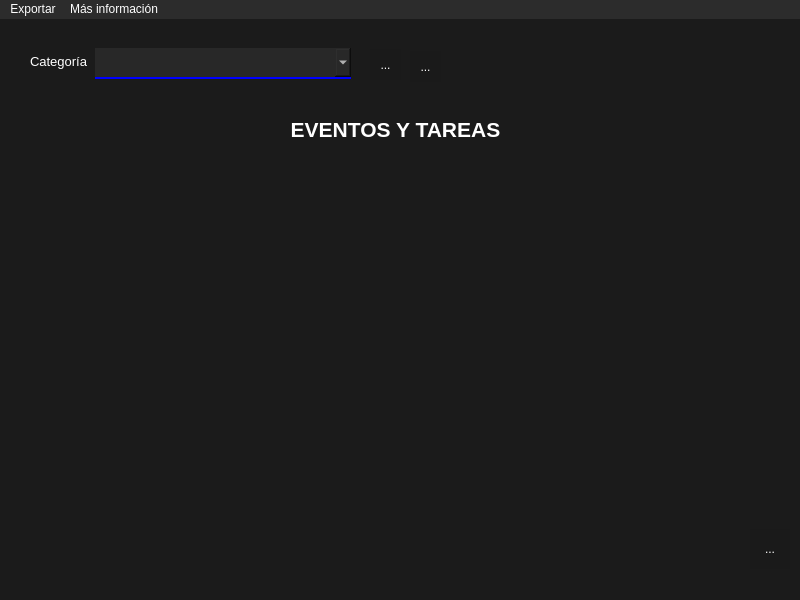
<?xml version="1.0" encoding="UTF-8"?>
<ui version="4.0">
 <class>eventos</class>
 <widget class="QMainWindow" name="eventos">
  <property name="windowModality">
   <enum>Qt::WindowModality::WindowModal</enum>
  </property>
  <property name="geometry">
   <rect>
    <x>0</x>
    <y>0</y>
    <width>800</width>
    <height>600</height>
   </rect>
  </property>
  <property name="maximumSize">
   <size>
    <width>800</width>
    <height>600</height>
   </size>
  </property>
  <property name="windowTitle">
   <string>Eventos planificados</string>
  </property>
  <property name="windowIcon">
   <iconset>
    <normaloff>../recursos/iconos/eventos.png</normaloff>../recursos/iconos/eventos.png</iconset>
  </property>
  <property name="styleSheet">
   <string notr="true">color: rgb(255, 255, 255);
background-color: rgb(27, 27, 27);</string>
  </property>
  <widget class="QWidget" name="centralwidget">
   <widget class="QWidget" name="formLayoutWidget">
    <property name="geometry">
     <rect>
      <x>30</x>
      <y>29</y>
      <width>321</width>
      <height>31</height>
     </rect>
    </property>
    <layout class="QFormLayout" name="formLayout">
     <item row="0" column="0">
      <widget class="QLabel" name="categoriaLabel">
       <property name="font">
        <font>
         <pointsize>10</pointsize>
        </font>
       </property>
       <property name="text">
        <string>Categoría</string>
       </property>
      </widget>
     </item>
     <item row="0" column="1">
      <widget class="QComboBox" name="categoriaComboBox">
       <property name="sizePolicy">
        <sizepolicy hsizetype="Preferred" vsizetype="MinimumExpanding">
         <horstretch>0</horstretch>
         <verstretch>0</verstretch>
        </sizepolicy>
       </property>
       <property name="styleSheet">
        <string notr="true">color:white; border-top: none;
    border-left: none;
    border-right: none;
    border-bottom: 2px solid blue;
background-color: rgb(40, 40, 40);
padding-left:5px;</string>
       </property>
      </widget>
     </item>
    </layout>
   </widget>
   <widget class="QLabel" name="label">
    <property name="geometry">
     <rect>
      <x>30</x>
      <y>100</y>
      <width>731</width>
      <height>21</height>
     </rect>
    </property>
    <property name="font">
     <font>
      <pointsize>16</pointsize>
      <bold>true</bold>
     </font>
    </property>
    <property name="text">
     <string>EVENTOS Y TAREAS</string>
    </property>
    <property name="alignment">
     <set>Qt::AlignmentFlag::AlignCenter</set>
    </property>
   </widget>
   <widget class="QScrollArea" name="scrollArea">
    <property name="geometry">
     <rect>
      <x>99</x>
      <y>150</y>
      <width>591</width>
      <height>391</height>
     </rect>
    </property>
    <property name="styleSheet">
     <string notr="true">QScrollArea {border:none;}

/* Estilo general para la barra de scroll vertical DENTRO de un QScrollArea */
            QScrollArea QScrollBar:vertical {
                border: none; /* Sin borde */
                background: #2a2a2a; /* Color de fondo del riel (gris muy oscuro) */
                width: 12px; /* Ancho de la barra vertical */
                /* margin: 0px 0 0px 0; /* Sin margen si no hay botones de flecha visibles */
            }

            /* Estilo para el &quot;handle&quot; (la parte que arrastras) de la barra vertical */
            QScrollArea QScrollBar::handle:vertical {
                background: #606060; /* Color del handle (gris medio) */
                min-height: 20px; /* Altura mínima del handle */
                border-radius: 6px; /* Esquinas redondeadas para el handle */
                border: none; /* Sin borde en el handle */
            }

            /* Estilo al pasar el ratón por el handle */
            QScrollArea QScrollBar::handle:vertical:hover {
                background: #828282; /* Color del handle al pasar el ratón (gris más claro) */
            }

            /* Estilo cuando se pulsa el handle */
            QScrollArea QScrollBar::handle:vertical:pressed {
                background: #939393; /* Color del handle al pulsar (gris aún más claro) */
            }

            /* Estilo para las áreas &quot;page&quot; (el riel entre el handle y las flechas) */
            /* Normalmente no necesitan un color de fondo propio si QScrollBar:vertical ya lo tiene */
            QScrollArea QScrollBar::add-page:vertical, QScrollArea QScrollBar::sub-page:vertical {
                background: none;
            }

            /* Estilo para los botones de flecha (si están visibles) */
            /* Si no quieres botones de flecha, puedes ocultarlos o no definirlos */
            QScrollArea QScrollBar::add-line:vertical, QScrollArea QScrollBar::sub-line:vertical {
                border: none;
                background: #3a3a3a; /* Color de fondo de los botones (gris oscuro) */
                height: 0px; /* Ocultar botones de flecha estableciendo altura a 0 */
                subcontrol-position: top; /* Posición de sub-line (irrelevante si height es 0) */
                subcontrol-origin: margin;
            }
             QScrollArea QScrollBar::sub-line:vertical { subcontrol-position: top; }
             QScrollArea QScrollBar::add-line:vertical { subcontrol-position: bottom; }


            /* Estilo para las flechas DENTRO de los botones (irrelevante si los botones están ocultos) */
             QScrollArea QScrollBar::up-arrow:vertical, QScrollArea QScrollBar::down-arrow:vertical {
                 width: 0px; /* Ocultar flechas estableciendo ancho/alto a 0 */
                 height: 0px;
                 background: none;
             }

            /* Puedes añadir estilos similares para QScrollBar:horizontal */
            
            QScrollArea QScrollBar:horizontal {
                border: none;
                background: #2a2a2a;
                height: 12px;
            }
            QScrollArea QScrollBar::handle:horizontal {
                background: #606060;
                min-width: 20px;
                border-radius: 6px;
                border: none;
            }
            QScrollArea QScrollBar::handle:horizontal:hover { background: #828282; }
            QScrollArea QScrollBar::handle:horizontal:pressed { background: #939393; }
            QScrollArea QScrollBar::add-page:horizontal, QScrollArea QScrollBar::sub-page:horizontal { background: none; }
            QScrollArea QScrollBar::add-line:horizontal, QScrollArea QScrollBar::sub-line:horizontal { border: none; background: #3a3a3a; width: 0px; }
            QScrollArea QScrollBar::left-arrow:horizontal, QScrollArea QScrollBar::right-arrow:horizontal { width: 0px; height: 0px; background: none; }
            </string>
    </property>
    <property name="widgetResizable">
     <bool>true</bool>
    </property>
    <property name="alignment">
     <set>Qt::AlignmentFlag::AlignLeading|Qt::AlignmentFlag::AlignLeft|Qt::AlignmentFlag::AlignTop</set>
    </property>
    <widget class="QWidget" name="scrollAreaWidgetContents">
     <property name="geometry">
      <rect>
       <x>0</x>
       <y>0</y>
       <width>591</width>
       <height>18</height>
      </rect>
     </property>
     <property name="sizePolicy">
      <sizepolicy hsizetype="Expanding" vsizetype="Fixed">
       <horstretch>0</horstretch>
       <verstretch>0</verstretch>
      </sizepolicy>
     </property>
     <property name="styleSheet">
      <string notr="true">border:none;</string>
     </property>
     <layout class="QVBoxLayout" name="verticalLayout">
      <property name="spacing">
       <number>20</number>
      </property>
     </layout>
    </widget>
   </widget>
   <widget class="QToolButton" name="eliminarEvento">
    <property name="geometry">
     <rect>
      <x>410</x>
      <y>32</y>
      <width>31</width>
      <height>31</height>
     </rect>
    </property>
    <property name="sizePolicy">
     <sizepolicy hsizetype="Minimum" vsizetype="Fixed">
      <horstretch>0</horstretch>
      <verstretch>0</verstretch>
     </sizepolicy>
    </property>
    <property name="styleSheet">
     <string notr="true">background-color: rgb(26, 26, 26);border:none;</string>
    </property>
    <property name="text">
     <string>...</string>
    </property>
    <property name="icon">
     <iconset>
      <normaloff>../recursos/iconos/ic_eliminar.png</normaloff>../recursos/iconos/ic_eliminar.png</iconset>
    </property>
    <property name="iconSize">
     <size>
      <width>26</width>
      <height>26</height>
     </size>
    </property>
   </widget>
   <widget class="QToolButton" name="editarEvento">
    <property name="geometry">
     <rect>
      <x>370</x>
      <y>30</y>
      <width>31</width>
      <height>31</height>
     </rect>
    </property>
    <property name="sizePolicy">
     <sizepolicy hsizetype="Minimum" vsizetype="Fixed">
      <horstretch>0</horstretch>
      <verstretch>0</verstretch>
     </sizepolicy>
    </property>
    <property name="styleSheet">
     <string notr="true">background-color: rgb(26, 26, 26);border:none;</string>
    </property>
    <property name="text">
     <string>...</string>
    </property>
    <property name="icon">
     <iconset>
      <normaloff>../recursos/iconos/ic_editar.png</normaloff>../recursos/iconos/ic_editar.png</iconset>
    </property>
    <property name="iconSize">
     <size>
      <width>32</width>
      <height>32</height>
     </size>
    </property>
   </widget>
   <widget class="QToolButton" name="ayuda">
    <property name="geometry">
     <rect>
      <x>750</x>
      <y>510</y>
      <width>40</width>
      <height>40</height>
     </rect>
    </property>
    <property name="sizePolicy">
     <sizepolicy hsizetype="Minimum" vsizetype="Fixed">
      <horstretch>0</horstretch>
      <verstretch>0</verstretch>
     </sizepolicy>
    </property>
    <property name="styleSheet">
     <string notr="true">background-color: rgb(26, 26, 26);border:none;</string>
    </property>
    <property name="text">
     <string>...</string>
    </property>
    <property name="icon">
     <iconset>
      <normaloff>../recursos/iconos/ayuda.png</normaloff>../recursos/iconos/ayuda.png</iconset>
    </property>
    <property name="iconSize">
     <size>
      <width>40</width>
      <height>40</height>
     </size>
    </property>
   </widget>
  </widget>
  <widget class="QMenuBar" name="menubar">
   <property name="geometry">
    <rect>
     <x>0</x>
     <y>0</y>
     <width>800</width>
     <height>33</height>
    </rect>
   </property>
   <property name="styleSheet">
    <string notr="true">color: rgb(255, 255, 255);
background-color: rgb(44, 44, 44);</string>
   </property>
   <widget class="QMenu" name="menuExportar">
    <property name="styleSheet">
     <string notr="true">color:white;border:2px solid black;</string>
    </property>
    <property name="title">
     <string>Exportar</string>
    </property>
    <addaction name="actionHTML"/>
    <addaction name="actionPDF"/>
   </widget>
   <widget class="QMenu" name="menuM_s_informaci_n">
    <property name="font">
     <font>
      <pointsize>10</pointsize>
     </font>
    </property>
    <property name="styleSheet">
     <string notr="true">color:white;border: 2px solid black</string>
    </property>
    <property name="title">
     <string>Más información</string>
    </property>
    <addaction name="actionAyuda"/>
   </widget>
   <addaction name="menuExportar"/>
   <addaction name="menuM_s_informaci_n"/>
  </widget>
  <action name="actionHTML">
   <property name="icon">
    <iconset>
     <normaloff>../recursos/iconos/html.png</normaloff>../recursos/iconos/html.png</iconset>
   </property>
   <property name="text">
    <string>HTML</string>
   </property>
   <property name="font">
    <font>
     <pointsize>10</pointsize>
    </font>
   </property>
  </action>
  <action name="actionPDF">
   <property name="icon">
    <iconset>
     <normaloff>../recursos/iconos/pdf.png</normaloff>../recursos/iconos/pdf.png</iconset>
   </property>
   <property name="text">
    <string>PDF</string>
   </property>
   <property name="font">
    <font>
     <pointsize>10</pointsize>
    </font>
   </property>
  </action>
  <action name="actionAyuda">
   <property name="icon">
    <iconset>
     <normaloff>../recursos/iconos/ayuda.png</normaloff>../recursos/iconos/ayuda.png</iconset>
   </property>
   <property name="text">
    <string>Ayuda</string>
   </property>
   <property name="font">
    <font>
     <pointsize>10</pointsize>
    </font>
   </property>
  </action>
 </widget>
 <resources/>
 <connections/>
</ui>
